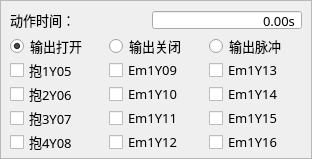
<?xml version="1.0" encoding="UTF-8"?>
<ui version="4.0">
 <class>FormBtnMExtOut</class>
 <widget class="QWidget" name="FormBtnMExtOut">
  <property name="geometry">
   <rect>
    <x>0</x>
    <y>0</y>
    <width>312</width>
    <height>159</height>
   </rect>
  </property>
  <property name="sizePolicy">
   <sizepolicy hsizetype="Preferred" vsizetype="Expanding">
    <horstretch>0</horstretch>
    <verstretch>0</verstretch>
   </sizepolicy>
  </property>
  <property name="minimumSize">
   <size>
    <width>312</width>
    <height>159</height>
   </size>
  </property>
  <property name="maximumSize">
   <size>
    <width>624</width>
    <height>318</height>
   </size>
  </property>
  <property name="font">
   <font>
    <family>微软雅黑</family>
    <pointsize>10</pointsize>
   </font>
  </property>
  <property name="windowTitle">
   <string notr="true">扩展输出</string>
  </property>
  <property name="toolTip">
   <string notr="true"/>
  </property>
  <property name="statusTip">
   <string notr="true"/>
  </property>
  <property name="whatsThis">
   <string notr="true"/>
  </property>
  <property name="accessibleName">
   <string notr="true"/>
  </property>
  <property name="accessibleDescription">
   <string notr="true"/>
  </property>
  <property name="windowFilePath">
   <string notr="true"/>
  </property>
  <layout class="QVBoxLayout" name="verticalLayoutForm">
   <property name="spacing">
    <number>0</number>
   </property>
   <property name="margin">
    <number>0</number>
   </property>
   <item>
    <widget class="QFrame" name="frameMExtOut">
     <property name="font">
      <font>
       <family>微软雅黑</family>
       <pointsize>10</pointsize>
      </font>
     </property>
     <property name="styleSheet">
      <string notr="true"/>
     </property>
     <property name="frameShape">
      <enum>QFrame::StyledPanel</enum>
     </property>
     <property name="frameShadow">
      <enum>QFrame::Plain</enum>
     </property>
     <property name="IsMainArea" stdset="0">
      <bool>true</bool>
     </property>
     <layout class="QGridLayout" name="gridLayout_2">
      <item row="0" column="0">
       <layout class="QHBoxLayout" name="horizontalLayout_2">
        <item>
         <widget class="QLabel" name="labelDelay">
          <property name="sizePolicy">
           <sizepolicy hsizetype="Expanding" vsizetype="Preferred">
            <horstretch>0</horstretch>
            <verstretch>0</verstretch>
           </sizepolicy>
          </property>
          <property name="minimumSize">
           <size>
            <width>80</width>
            <height>20</height>
           </size>
          </property>
          <property name="maximumSize">
           <size>
            <width>16777215</width>
            <height>45</height>
           </size>
          </property>
          <property name="font">
           <font>
            <family>微软雅黑</family>
            <pointsize>10</pointsize>
            <weight>50</weight>
            <bold>false</bold>
           </font>
          </property>
          <property name="text">
           <string>动作时间：</string>
          </property>
         </widget>
        </item>
        <item>
         <widget class="xDoubleSpinBox" name="BoxDelay">
          <property name="enabled">
           <bool>true</bool>
          </property>
          <property name="sizePolicy">
           <sizepolicy hsizetype="Fixed" vsizetype="Fixed">
            <horstretch>0</horstretch>
            <verstretch>0</verstretch>
           </sizepolicy>
          </property>
          <property name="minimumSize">
           <size>
            <width>150</width>
            <height>20</height>
           </size>
          </property>
          <property name="maximumSize">
           <size>
            <width>200</width>
            <height>45</height>
           </size>
          </property>
          <property name="font">
           <font>
            <family>微软雅黑</family>
            <pointsize>10</pointsize>
            <weight>50</weight>
            <bold>false</bold>
           </font>
          </property>
          <property name="focusPolicy">
           <enum>Qt::ClickFocus</enum>
          </property>
          <property name="acceptDrops">
           <bool>false</bool>
          </property>
          <property name="alignment">
           <set>Qt::AlignRight|Qt::AlignTrailing|Qt::AlignVCenter</set>
          </property>
          <property name="buttonSymbols">
           <enum>QAbstractSpinBox::NoButtons</enum>
          </property>
          <property name="specialValueText">
           <string notr="true"/>
          </property>
          <property name="keyboardTracking">
           <bool>false</bool>
          </property>
          <property name="suffix">
           <string notr="true">s</string>
          </property>
          <property name="decimals">
           <number>2</number>
          </property>
          <property name="maximum">
           <double>9.990000000000000</double>
          </property>
          <property name="singleStep">
           <double>0.100000000000000</double>
          </property>
          <property name="HasBtn" stdset="0">
           <bool>false</bool>
          </property>
         </widget>
        </item>
       </layout>
      </item>
      <item row="1" column="0">
       <layout class="QGridLayout" name="gridLayout">
        <item row="0" column="0">
         <widget class="xRadioButton" name="radioButton_on">
          <property name="sizePolicy">
           <sizepolicy hsizetype="Expanding" vsizetype="Fixed">
            <horstretch>0</horstretch>
            <verstretch>0</verstretch>
           </sizepolicy>
          </property>
          <property name="minimumSize">
           <size>
            <width>80</width>
            <height>20</height>
           </size>
          </property>
          <property name="maximumSize">
           <size>
            <width>16777215</width>
            <height>48</height>
           </size>
          </property>
          <property name="font">
           <font>
            <family>微软雅黑</family>
            <pointsize>10</pointsize>
            <weight>50</weight>
            <bold>false</bold>
           </font>
          </property>
          <property name="focusPolicy">
           <enum>Qt::NoFocus</enum>
          </property>
          <property name="text">
           <string>输出打开</string>
          </property>
          <property name="iconSize">
           <size>
            <width>32</width>
            <height>32</height>
           </size>
          </property>
          <property name="checked">
           <bool>true</bool>
          </property>
         </widget>
        </item>
        <item row="0" column="1">
         <widget class="xRadioButton" name="radioButton_off">
          <property name="sizePolicy">
           <sizepolicy hsizetype="Expanding" vsizetype="Fixed">
            <horstretch>0</horstretch>
            <verstretch>0</verstretch>
           </sizepolicy>
          </property>
          <property name="minimumSize">
           <size>
            <width>80</width>
            <height>20</height>
           </size>
          </property>
          <property name="maximumSize">
           <size>
            <width>16777215</width>
            <height>48</height>
           </size>
          </property>
          <property name="font">
           <font>
            <family>微软雅黑</family>
            <pointsize>10</pointsize>
            <weight>50</weight>
            <bold>false</bold>
           </font>
          </property>
          <property name="focusPolicy">
           <enum>Qt::NoFocus</enum>
          </property>
          <property name="text">
           <string>输出关闭</string>
          </property>
          <property name="iconSize">
           <size>
            <width>32</width>
            <height>32</height>
           </size>
          </property>
         </widget>
        </item>
        <item row="0" column="2">
         <widget class="xRadioButton" name="radioButton_Pulse">
          <property name="sizePolicy">
           <sizepolicy hsizetype="Expanding" vsizetype="Fixed">
            <horstretch>0</horstretch>
            <verstretch>0</verstretch>
           </sizepolicy>
          </property>
          <property name="minimumSize">
           <size>
            <width>80</width>
            <height>20</height>
           </size>
          </property>
          <property name="maximumSize">
           <size>
            <width>16777215</width>
            <height>48</height>
           </size>
          </property>
          <property name="font">
           <font>
            <family>微软雅黑</family>
            <pointsize>10</pointsize>
            <weight>50</weight>
            <bold>false</bold>
           </font>
          </property>
          <property name="focusPolicy">
           <enum>Qt::NoFocus</enum>
          </property>
          <property name="text">
           <string>输出脉冲</string>
          </property>
          <property name="iconSize">
           <size>
            <width>32</width>
            <height>32</height>
           </size>
          </property>
         </widget>
        </item>
        <item row="1" column="0">
         <widget class="xCheckBox" name="checkExtY04">
          <property name="sizePolicy">
           <sizepolicy hsizetype="Expanding" vsizetype="Fixed">
            <horstretch>0</horstretch>
            <verstretch>0</verstretch>
           </sizepolicy>
          </property>
          <property name="minimumSize">
           <size>
            <width>32</width>
            <height>20</height>
           </size>
          </property>
          <property name="maximumSize">
           <size>
            <width>16777215</width>
            <height>48</height>
           </size>
          </property>
          <property name="font">
           <font>
            <family>微软雅黑</family>
            <pointsize>10</pointsize>
            <weight>50</weight>
            <bold>false</bold>
           </font>
          </property>
          <property name="focusPolicy">
           <enum>Qt::NoFocus</enum>
          </property>
          <property name="text">
           <string notr="true">抱1Y05</string>
          </property>
          <property name="iconSize">
           <size>
            <width>32</width>
            <height>32</height>
           </size>
          </property>
         </widget>
        </item>
        <item row="1" column="1">
         <widget class="xCheckBox" name="checkExtY08">
          <property name="sizePolicy">
           <sizepolicy hsizetype="Expanding" vsizetype="Fixed">
            <horstretch>0</horstretch>
            <verstretch>0</verstretch>
           </sizepolicy>
          </property>
          <property name="minimumSize">
           <size>
            <width>32</width>
            <height>20</height>
           </size>
          </property>
          <property name="maximumSize">
           <size>
            <width>16777215</width>
            <height>48</height>
           </size>
          </property>
          <property name="font">
           <font>
            <family>微软雅黑</family>
            <pointsize>10</pointsize>
            <weight>50</weight>
            <bold>false</bold>
           </font>
          </property>
          <property name="focusPolicy">
           <enum>Qt::NoFocus</enum>
          </property>
          <property name="text">
           <string notr="true">Em1Y09</string>
          </property>
          <property name="iconSize">
           <size>
            <width>32</width>
            <height>32</height>
           </size>
          </property>
         </widget>
        </item>
        <item row="1" column="2">
         <widget class="xCheckBox" name="checkExtY12">
          <property name="sizePolicy">
           <sizepolicy hsizetype="Expanding" vsizetype="Fixed">
            <horstretch>0</horstretch>
            <verstretch>0</verstretch>
           </sizepolicy>
          </property>
          <property name="minimumSize">
           <size>
            <width>32</width>
            <height>20</height>
           </size>
          </property>
          <property name="maximumSize">
           <size>
            <width>16777215</width>
            <height>48</height>
           </size>
          </property>
          <property name="font">
           <font>
            <family>微软雅黑</family>
            <pointsize>10</pointsize>
            <weight>50</weight>
            <bold>false</bold>
           </font>
          </property>
          <property name="focusPolicy">
           <enum>Qt::NoFocus</enum>
          </property>
          <property name="text">
           <string notr="true">Em1Y13</string>
          </property>
          <property name="iconSize">
           <size>
            <width>32</width>
            <height>32</height>
           </size>
          </property>
         </widget>
        </item>
        <item row="2" column="0">
         <widget class="xCheckBox" name="checkExtY05">
          <property name="sizePolicy">
           <sizepolicy hsizetype="Expanding" vsizetype="Fixed">
            <horstretch>0</horstretch>
            <verstretch>0</verstretch>
           </sizepolicy>
          </property>
          <property name="minimumSize">
           <size>
            <width>32</width>
            <height>20</height>
           </size>
          </property>
          <property name="maximumSize">
           <size>
            <width>16777215</width>
            <height>48</height>
           </size>
          </property>
          <property name="font">
           <font>
            <family>微软雅黑</family>
            <pointsize>10</pointsize>
            <weight>50</weight>
            <bold>false</bold>
           </font>
          </property>
          <property name="focusPolicy">
           <enum>Qt::NoFocus</enum>
          </property>
          <property name="text">
           <string notr="true">抱2Y06</string>
          </property>
          <property name="iconSize">
           <size>
            <width>32</width>
            <height>32</height>
           </size>
          </property>
         </widget>
        </item>
        <item row="2" column="1">
         <widget class="xCheckBox" name="checkExtY09">
          <property name="sizePolicy">
           <sizepolicy hsizetype="Expanding" vsizetype="Fixed">
            <horstretch>0</horstretch>
            <verstretch>0</verstretch>
           </sizepolicy>
          </property>
          <property name="minimumSize">
           <size>
            <width>32</width>
            <height>20</height>
           </size>
          </property>
          <property name="maximumSize">
           <size>
            <width>16777215</width>
            <height>48</height>
           </size>
          </property>
          <property name="font">
           <font>
            <family>微软雅黑</family>
            <pointsize>10</pointsize>
            <weight>50</weight>
            <bold>false</bold>
           </font>
          </property>
          <property name="focusPolicy">
           <enum>Qt::NoFocus</enum>
          </property>
          <property name="text">
           <string notr="true">Em1Y10</string>
          </property>
          <property name="iconSize">
           <size>
            <width>32</width>
            <height>32</height>
           </size>
          </property>
         </widget>
        </item>
        <item row="2" column="2">
         <widget class="xCheckBox" name="checkExtY13">
          <property name="sizePolicy">
           <sizepolicy hsizetype="Expanding" vsizetype="Fixed">
            <horstretch>0</horstretch>
            <verstretch>0</verstretch>
           </sizepolicy>
          </property>
          <property name="minimumSize">
           <size>
            <width>32</width>
            <height>20</height>
           </size>
          </property>
          <property name="maximumSize">
           <size>
            <width>16777215</width>
            <height>48</height>
           </size>
          </property>
          <property name="font">
           <font>
            <family>微软雅黑</family>
            <pointsize>10</pointsize>
            <weight>50</weight>
            <bold>false</bold>
           </font>
          </property>
          <property name="focusPolicy">
           <enum>Qt::NoFocus</enum>
          </property>
          <property name="text">
           <string notr="true">Em1Y14</string>
          </property>
          <property name="iconSize">
           <size>
            <width>32</width>
            <height>32</height>
           </size>
          </property>
         </widget>
        </item>
        <item row="3" column="0">
         <widget class="xCheckBox" name="checkExtY06">
          <property name="sizePolicy">
           <sizepolicy hsizetype="Expanding" vsizetype="Fixed">
            <horstretch>0</horstretch>
            <verstretch>0</verstretch>
           </sizepolicy>
          </property>
          <property name="minimumSize">
           <size>
            <width>32</width>
            <height>20</height>
           </size>
          </property>
          <property name="maximumSize">
           <size>
            <width>16777215</width>
            <height>48</height>
           </size>
          </property>
          <property name="font">
           <font>
            <family>微软雅黑</family>
            <pointsize>10</pointsize>
            <weight>50</weight>
            <bold>false</bold>
           </font>
          </property>
          <property name="focusPolicy">
           <enum>Qt::NoFocus</enum>
          </property>
          <property name="text">
           <string notr="true">抱3Y07</string>
          </property>
          <property name="iconSize">
           <size>
            <width>32</width>
            <height>32</height>
           </size>
          </property>
         </widget>
        </item>
        <item row="3" column="1">
         <widget class="xCheckBox" name="checkExtY10">
          <property name="sizePolicy">
           <sizepolicy hsizetype="Expanding" vsizetype="Fixed">
            <horstretch>0</horstretch>
            <verstretch>0</verstretch>
           </sizepolicy>
          </property>
          <property name="minimumSize">
           <size>
            <width>32</width>
            <height>20</height>
           </size>
          </property>
          <property name="maximumSize">
           <size>
            <width>16777215</width>
            <height>48</height>
           </size>
          </property>
          <property name="font">
           <font>
            <family>微软雅黑</family>
            <pointsize>10</pointsize>
            <weight>50</weight>
            <bold>false</bold>
           </font>
          </property>
          <property name="focusPolicy">
           <enum>Qt::NoFocus</enum>
          </property>
          <property name="text">
           <string notr="true">Em1Y11</string>
          </property>
          <property name="iconSize">
           <size>
            <width>32</width>
            <height>32</height>
           </size>
          </property>
         </widget>
        </item>
        <item row="3" column="2">
         <widget class="xCheckBox" name="checkExtY14">
          <property name="sizePolicy">
           <sizepolicy hsizetype="Expanding" vsizetype="Fixed">
            <horstretch>0</horstretch>
            <verstretch>0</verstretch>
           </sizepolicy>
          </property>
          <property name="minimumSize">
           <size>
            <width>32</width>
            <height>20</height>
           </size>
          </property>
          <property name="maximumSize">
           <size>
            <width>16777215</width>
            <height>48</height>
           </size>
          </property>
          <property name="font">
           <font>
            <family>微软雅黑</family>
            <pointsize>10</pointsize>
            <weight>50</weight>
            <bold>false</bold>
           </font>
          </property>
          <property name="focusPolicy">
           <enum>Qt::NoFocus</enum>
          </property>
          <property name="text">
           <string notr="true">Em1Y15</string>
          </property>
          <property name="iconSize">
           <size>
            <width>32</width>
            <height>32</height>
           </size>
          </property>
         </widget>
        </item>
        <item row="4" column="0">
         <widget class="xCheckBox" name="checkExtY07">
          <property name="sizePolicy">
           <sizepolicy hsizetype="Expanding" vsizetype="Fixed">
            <horstretch>0</horstretch>
            <verstretch>0</verstretch>
           </sizepolicy>
          </property>
          <property name="minimumSize">
           <size>
            <width>32</width>
            <height>20</height>
           </size>
          </property>
          <property name="maximumSize">
           <size>
            <width>16777215</width>
            <height>48</height>
           </size>
          </property>
          <property name="font">
           <font>
            <family>微软雅黑</family>
            <pointsize>10</pointsize>
            <weight>50</weight>
            <bold>false</bold>
           </font>
          </property>
          <property name="focusPolicy">
           <enum>Qt::NoFocus</enum>
          </property>
          <property name="text">
           <string notr="true">抱4Y08</string>
          </property>
          <property name="iconSize">
           <size>
            <width>32</width>
            <height>32</height>
           </size>
          </property>
         </widget>
        </item>
        <item row="4" column="1">
         <widget class="xCheckBox" name="checkExtY11">
          <property name="sizePolicy">
           <sizepolicy hsizetype="Expanding" vsizetype="Fixed">
            <horstretch>0</horstretch>
            <verstretch>0</verstretch>
           </sizepolicy>
          </property>
          <property name="minimumSize">
           <size>
            <width>32</width>
            <height>20</height>
           </size>
          </property>
          <property name="maximumSize">
           <size>
            <width>16777215</width>
            <height>48</height>
           </size>
          </property>
          <property name="font">
           <font>
            <family>微软雅黑</family>
            <pointsize>10</pointsize>
            <weight>50</weight>
            <bold>false</bold>
           </font>
          </property>
          <property name="focusPolicy">
           <enum>Qt::NoFocus</enum>
          </property>
          <property name="text">
           <string notr="true">Em1Y12</string>
          </property>
          <property name="iconSize">
           <size>
            <width>32</width>
            <height>32</height>
           </size>
          </property>
         </widget>
        </item>
        <item row="4" column="2">
         <widget class="xCheckBox" name="checkExtY15">
          <property name="sizePolicy">
           <sizepolicy hsizetype="Expanding" vsizetype="Fixed">
            <horstretch>0</horstretch>
            <verstretch>0</verstretch>
           </sizepolicy>
          </property>
          <property name="minimumSize">
           <size>
            <width>32</width>
            <height>20</height>
           </size>
          </property>
          <property name="maximumSize">
           <size>
            <width>16777215</width>
            <height>48</height>
           </size>
          </property>
          <property name="font">
           <font>
            <family>微软雅黑</family>
            <pointsize>10</pointsize>
            <weight>50</weight>
            <bold>false</bold>
           </font>
          </property>
          <property name="focusPolicy">
           <enum>Qt::NoFocus</enum>
          </property>
          <property name="text">
           <string notr="true">Em1Y16</string>
          </property>
          <property name="iconSize">
           <size>
            <width>32</width>
            <height>32</height>
           </size>
          </property>
         </widget>
        </item>
       </layout>
      </item>
     </layout>
    </widget>
   </item>
  </layout>
 </widget>
 <customwidgets>
  <customwidget>
   <class>xRadioButton</class>
   <extends>QRadioButton</extends>
   <header>xradiobutton.h</header>
  </customwidget>
  <customwidget>
   <class>xDoubleSpinBox</class>
   <extends>QDoubleSpinBox</extends>
   <header>xdoublespinbox.h</header>
   <slots>
    <signal>clicked()</signal>
   </slots>
  </customwidget>
  <customwidget>
   <class>xCheckBox</class>
   <extends>QCheckBox</extends>
   <header>xcheckbox.h</header>
  </customwidget>
 </customwidgets>
 <tabstops>
  <tabstop>radioButton_on</tabstop>
  <tabstop>radioButton_off</tabstop>
  <tabstop>BoxDelay</tabstop>
 </tabstops>
 <resources/>
 <connections>
  <connection>
   <sender>BoxDelay</sender>
   <signal>clicked()</signal>
   <receiver>FormBtnMExtOut</receiver>
   <slot>inputDelay()</slot>
   <hints>
    <hint type="sourcelabel">
     <x>242</x>
     <y>296</y>
    </hint>
    <hint type="destinationlabel">
     <x>155</x>
     <y>433</y>
    </hint>
   </hints>
  </connection>
 </connections>
 <slots>
  <slot>inputDelay()</slot>
  <slot>inputInterval()</slot>
  <slot>selectPort()</slot>
  <slot>extOutOn()</slot>
  <slot>extOutOff()</slot>
 </slots>
</ui>
